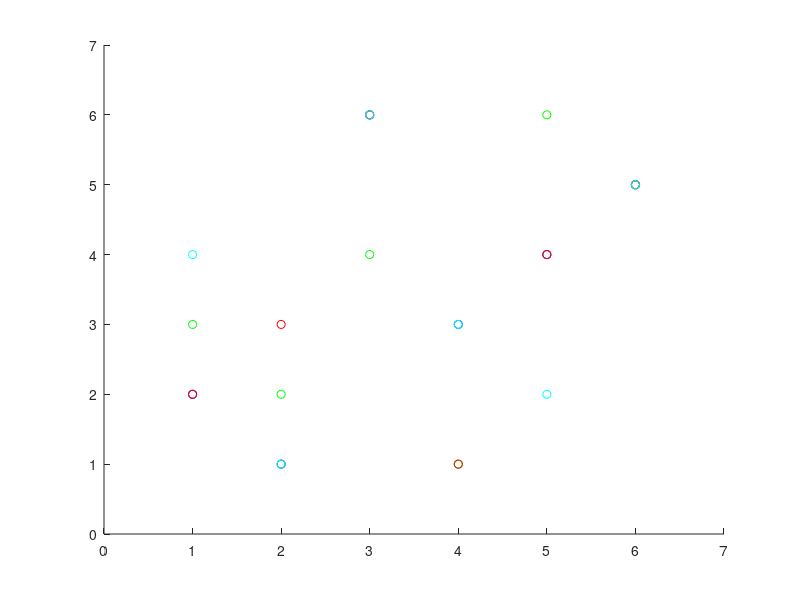

This chart was generated by the following MATLAB code:
% Test van randomheid

%initialisatie
d = [2,1,6,3,4,5];
j = [4,1,6,3,2,5];
p = [2,3,6,1,4,5];
r = [3,2,4,1,6,5];

t=1:6;
%% Plot

hold on
scatter(t,d,'b');
scatter(t,r,'g');
scatter(t,p,'r');
scatter(t,j,'c');

axis([0 7 0 7]);

